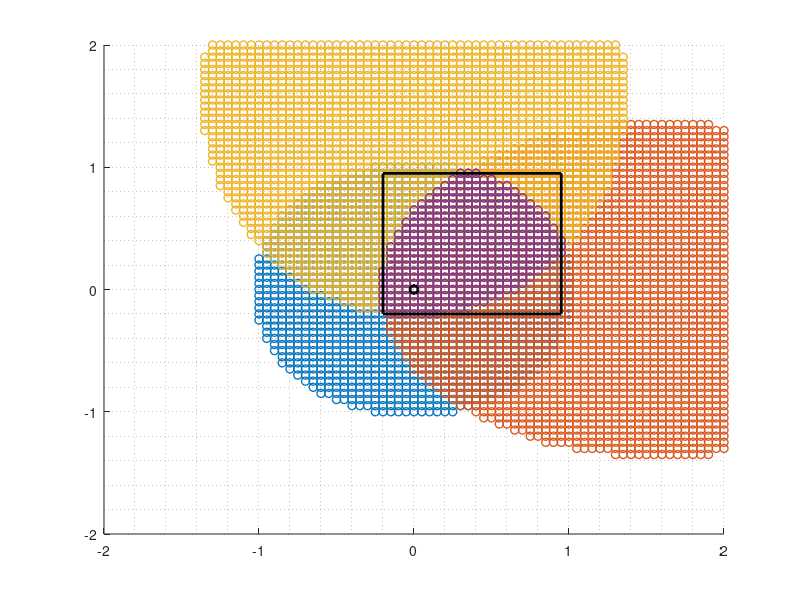

MATLAB code for this plot:
clear all, close all, clc

% Parámetros
z = 0.76;      % altura del receptor
H = 2;        % altura transmisor
h = H - z;    % diferencia vertical

tilt = 30;                % inclinación [deg]
azimuth_1 = 0;            % azimut [deg]
azimuth_2 = 90;            % azimut [deg]

n_r = [0,0,1]';           % normal receptor (mirando al techo)
n_t = [0,0,-1; ...
       sind(tilt)*cosd(azimuth_1), sind(tilt)*sind(azimuth_1), -cosd(tilt);...
       sind(tilt)*cosd(azimuth_2), sind(tilt)*sind(azimuth_2), -cosd(tilt)]'; % 3x2

T = [0,0,H]';             % posición del Tx

% Grilla 2D
dx = 0.05;
Rx = -2:dx:2;
Ry = -2:dx:2;
[XX,YY] = meshgrid(Rx,Ry);
NN = numel(XX);
R = [XX(:)'; YY(:)'; z*ones(1,NN)];  % puntos del receptor

d      = R - T;
d_norm = sqrt(sum(d.^2,1));
d_unit = d ./ d_norm;

cos_phi = n_t' * d_unit;        % 2xN (emisión para ambos modos)
phi     = acosd(cos_phi);        % 2xN

phi_c = phi<=40;
R_nt1 = R(:,phi_c(1,:)==1);
R_nt2 = R(:,phi_c(2,:)==1);
R_nt3 = R(:,phi_c(3,:)==1);
R_filter = R(:,sum(phi_c,1)==3);
length(R_filter)


    % Rangos en X e Y
    x_min = min(R_filter(1,:));  x_max = max(R_filter(1,:)); x_max-x_min
    y_min = min(R_filter(2,:));  y_max = max(R_filter(2,:)); y_max-y_min
    z0    = R_filter(3,1);       % misma Z que los puntos filtrados (todos iguales)

    % ---------- (A) Rectángulo mínimo alineado a ejes ----------
    Xr = [x_min, x_max, x_max, x_min, x_min];
    Yr = [y_min, y_min, y_max, y_max, y_min];
    Zr = z0 * ones(1,5);




figure(1)
hold on
plot3(R_nt1(1,:),R_nt1(2,:),R_nt1(3,:),'o','LineWidth',1)
plot3(R_nt2(1,:),R_nt2(2,:),R_nt2(3,:),'o','LineWidth',1)
plot3(R_nt3(1,:),R_nt3(2,:),R_nt3(3,:),'o','LineWidth',1)
plot3(R_filter(1,:),R_filter(2,:),R_filter(3,:),'o','LineWidth',1)
plot3(0,0,0.76,'o','LineWidth',2,'Color','k')
plot3(Xr, Yr, Zr, '-','LineWidth',2,'Color','k')
axis([-2 2 -2 2 0 2])
grid minor
